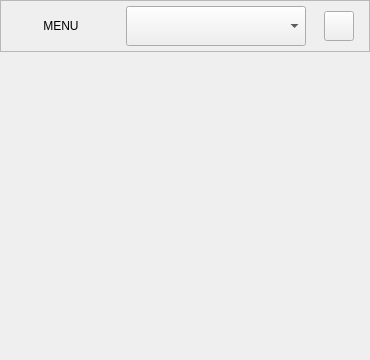
<?xml version="1.0" encoding="UTF-8"?>
<ui version="4.0">
 <class>HmsMenuWidget</class>
 <widget class="QWidget" name="HmsMenuWidget">
  <property name="geometry">
   <rect>
    <x>0</x>
    <y>0</y>
    <width>370</width>
    <height>360</height>
   </rect>
  </property>
  <property name="minimumSize">
   <size>
    <width>370</width>
    <height>360</height>
   </size>
  </property>
  <property name="windowTitle">
   <string>Form</string>
  </property>
  <layout class="QVBoxLayout" name="verticalLayout">
   <property name="spacing">
    <number>15</number>
   </property>
   <property name="leftMargin">
    <number>0</number>
   </property>
   <property name="topMargin">
    <number>0</number>
   </property>
   <property name="rightMargin">
    <number>0</number>
   </property>
   <property name="bottomMargin">
    <number>0</number>
   </property>
   <item>
    <widget class="QFrame" name="menuFrame">
     <property name="frameShape">
      <enum>QFrame::Shape::StyledPanel</enum>
     </property>
     <property name="frameShadow">
      <enum>QFrame::Shadow::Raised</enum>
     </property>
     <layout class="QHBoxLayout" name="horizontalLayout">
      <property name="spacing">
       <number>20</number>
      </property>
      <property name="leftMargin">
       <number>15</number>
      </property>
      <property name="topMargin">
       <number>5</number>
      </property>
      <property name="rightMargin">
       <number>15</number>
      </property>
      <property name="bottomMargin">
       <number>5</number>
      </property>
      <item>
       <widget class="QLabel" name="menuLabel">
        <property name="sizePolicy">
         <sizepolicy hsizetype="Maximum" vsizetype="Maximum">
          <horstretch>0</horstretch>
          <verstretch>0</verstretch>
         </sizepolicy>
        </property>
        <property name="minimumSize">
         <size>
          <width>90</width>
          <height>40</height>
         </size>
        </property>
        <property name="text">
         <string>MENU</string>
        </property>
        <property name="alignment">
         <set>Qt::AlignmentFlag::AlignCenter</set>
        </property>
       </widget>
      </item>
      <item>
       <widget class="QComboBox" name="menuComboBox">
        <property name="sizePolicy">
         <sizepolicy hsizetype="Maximum" vsizetype="Maximum">
          <horstretch>0</horstretch>
          <verstretch>0</verstretch>
         </sizepolicy>
        </property>
        <property name="minimumSize">
         <size>
          <width>180</width>
          <height>40</height>
         </size>
        </property>
       </widget>
      </item>
      <item>
       <widget class="QPushButton" name="menuButton">
        <property name="sizePolicy">
         <sizepolicy hsizetype="Maximum" vsizetype="Maximum">
          <horstretch>0</horstretch>
          <verstretch>0</verstretch>
         </sizepolicy>
        </property>
        <property name="minimumSize">
         <size>
          <width>30</width>
          <height>30</height>
         </size>
        </property>
        <property name="text">
         <string/>
        </property>
        <property name="iconSize">
         <size>
          <width>16</width>
          <height>20</height>
         </size>
        </property>
       </widget>
      </item>
     </layout>
    </widget>
   </item>
   <item>
    <widget class="QStackedWidget" name="stackedWidget"/>
   </item>
  </layout>
 </widget>
 <resources/>
 <connections/>
</ui>
